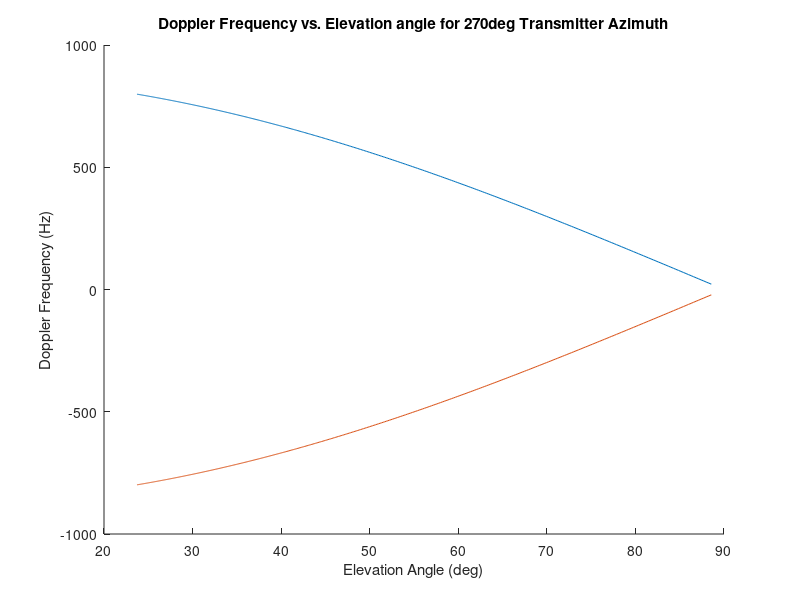
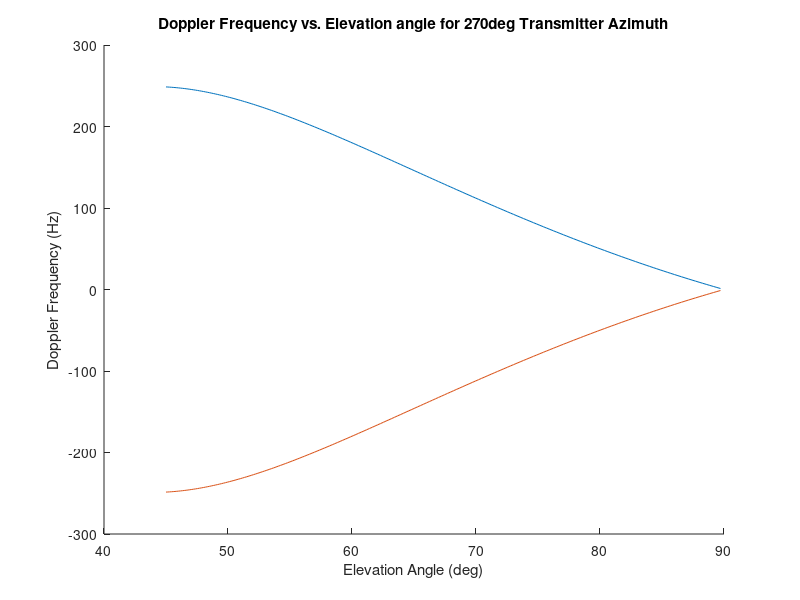

MATLAB code for these plots, in order:
%max doppler 270deg offset rx
%looks great :)
clear;
RPM = 250;%changed
Altitude = 200;
fc = 1e9;
c = 3e8;

%max doppler for reflection radius
Reflection_radius = 5;
v = ((2*pi)/60)*RPM*Reflection_radius;
max_fd = 2*(v*fc)/c;

%Rx position (might not be needed)
Rx_z = 2;
Rx_y = 7;
Rx_x = 0;

Tx_radius = 0:1:450;
elevation_angle = atan(Altitude./(Tx_radius + Reflection_radius));
doppler_plus = max_fd*cos(elevation_angle);
doppler_minus = -max_fd*cos(elevation_angle);
hold on
plot(360*elevation_angle/(2*pi),doppler_plus)
plot(360*elevation_angle/(2*pi),doppler_minus)
hold off
xlabel('Elevation Angle (deg)');
ylabel('Doppler Frequency (Hz)');
title('Doppler Frequency vs. Elevation angle for 270deg Transmitter Azimuth');

 i = 0.01:.01:2;
 el = (atan(2./i));
 v = ((2*pi)/60)*RPM*i;%? i or 2 .....
 max_fd = 2*(v*fc)/c;
 doppler_plus = max_fd.*(cos(el)+ cos(fliplr(el)));
 doppler_minus = -max_fd.*(cos(el) + cos(fliplr(el)));
 figure;
 hold on
 plot(360*el/(2*pi),doppler_plus)
 plot(360*el/(2*pi),doppler_minus)
 hold off
 xlabel('Elevation Angle (deg)');
 ylabel('Doppler Frequency (Hz)');
 title('Doppler Frequency vs. Elevation angle for 270deg Transmitter Azimuth');
